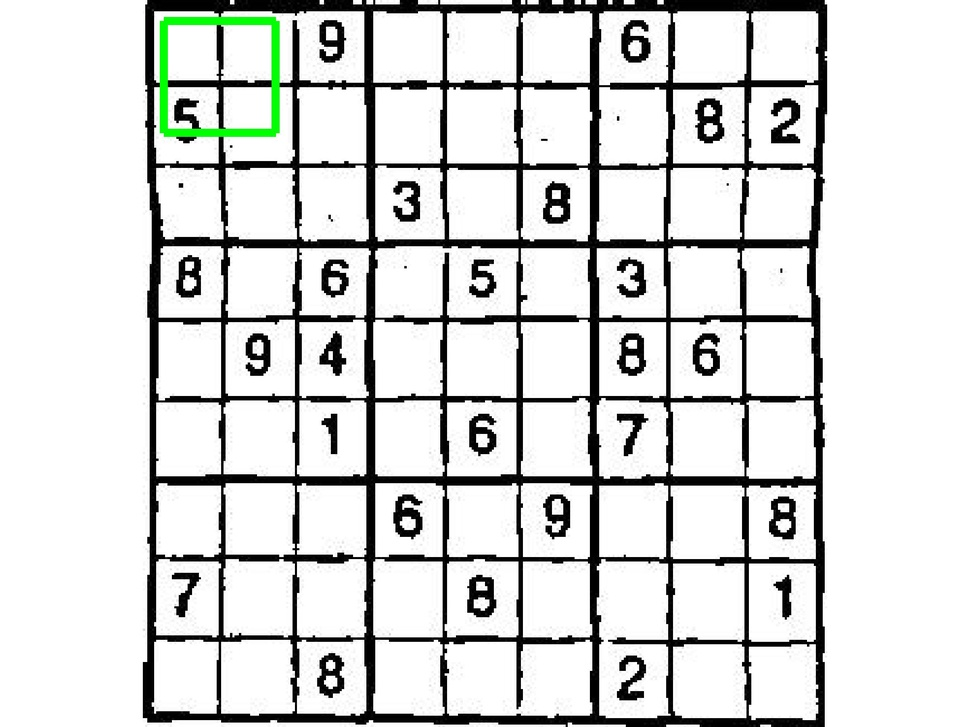
%> input picture code/extract_digits/test.jpg, 970 x 727 px, shrunk from 2404 x 1801 before the run
$ octave --eval "result = findsquare(rgb2gray(imread('../extract_digits/test.jpg')));"   (GNU Octave 9; MATLAB toolbox functions it lacks are replaced by stand-ins)
%> lines starting %> are read from the running program, lines starting %| are printed output that depends on the picture; in (x1, y1, x2, y2) boxes, pixels count from 0 and x2, y2 are one past the last pixel; in counts of white or black regions, pixels touching at a corner belong together; the program's own positions count from 1
function [output_img] = findsquare(bw)
%FINDSQUARE Summary of this function goes here
%   Detailed explanation goes here

% input is bw image through adaptive threshold

Ifill = imfill(~bw, 'holes');
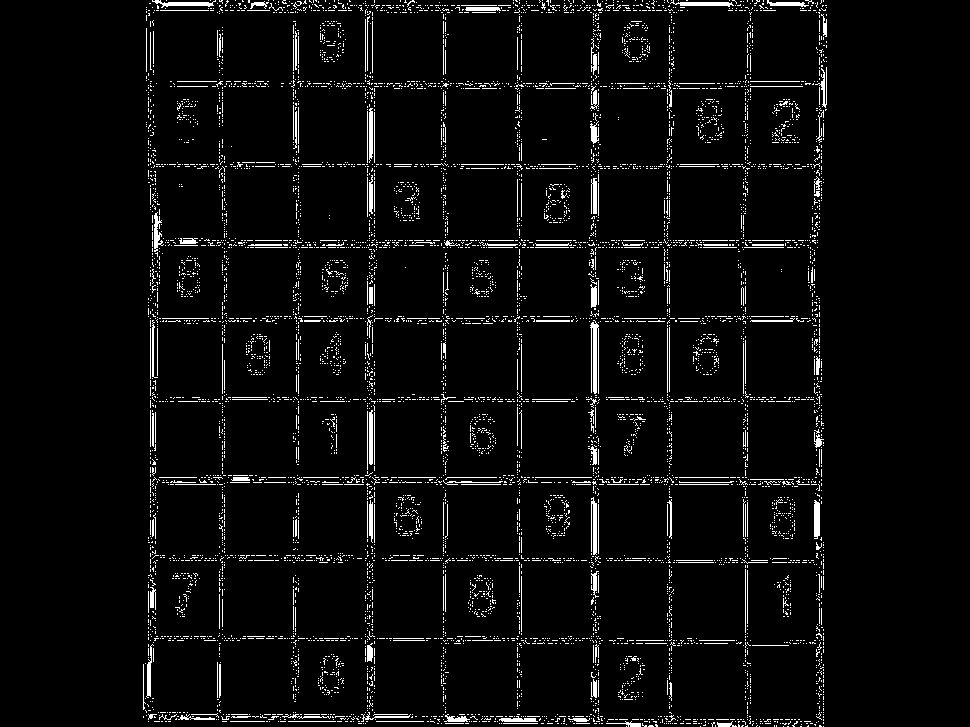
%> Ifill: size 727x970 logical; 4.4% white in thin lines or dots, all inside (x1, y1, x2, y2) = (143, 0, 827, 727)
Iarea = bwareaopen(Ifill, 100);
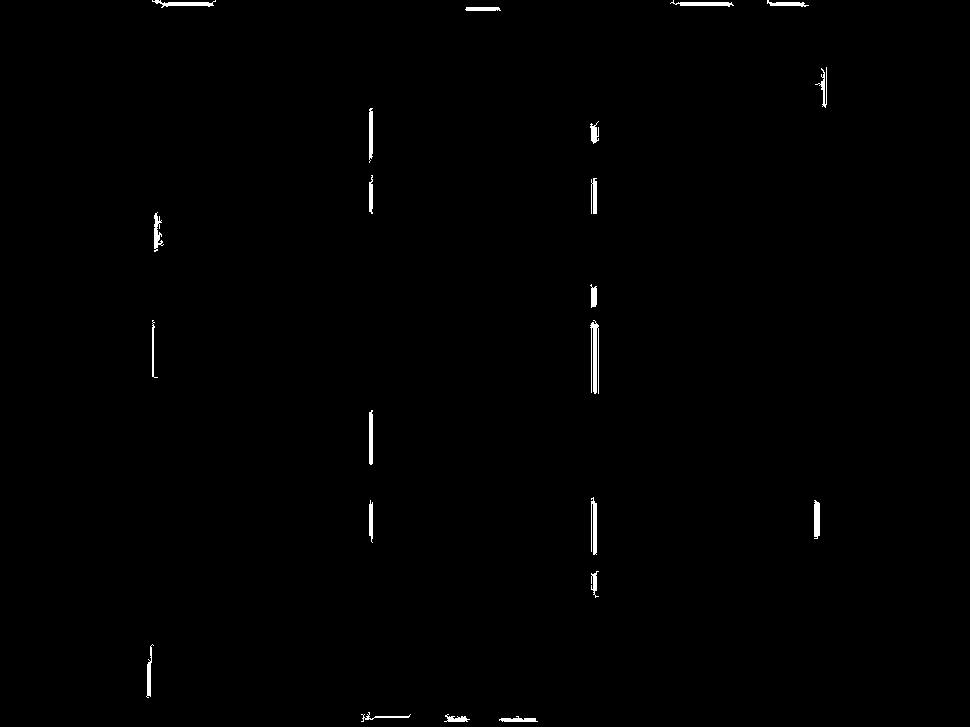
%> Iarea: size 727x970 logical; 0.55% white; 22 white regions
Ifinal = bwlabel(Iarea);
%> Ifinal: size 727x970 double; 23 distinct labels, from 0 to 22

stat = regionprops(Ifinal,'boundingbox');
%> stat = 22 regions; largest, box (x1, y1, x2, y2): (590, 320, 599, 394), (152, 0, 216, 8), (361, 712, 411, 722), (815, 67, 827, 108), (670, 0, 734, 7)

% find max bounding box
maxarea = 0;
maxsquare = 0;
for cnt = 1 : numel(stat)
    bb = stat(cnt).BoundingBox;
    area = bb(3) * bb(4);
    if area > maxarea
        maxarea = area;
        maxsquare = bb;
    end
end
%> this loop made 22 passes
%> (area, maxarea, maxsquare) on passes 1, 2, 15: (432, 432, [146.5 644.5 8 54]), (512, 512, [152.5 0.5 64 8]), (666, 666, [590.5 320.5 9 74])
%> (bb, area) on passes 3 to 8: ([152.5 320.5 6 58], 348), ([154.5 212.5 10 40], 400), ([361.5 712.5 50 10], 500), ([369.5 108.5 4 55], 220), ([369.5 175.5 4 39], 156), ([369.5 410.5 4 55], 220)
cropped_img = imcrop(bw, maxsquare);

figure('visible', 'off'), imshow(bw, 'Border', 'tight');
%> after `imshow(bw, 'Border', 'tight')`:
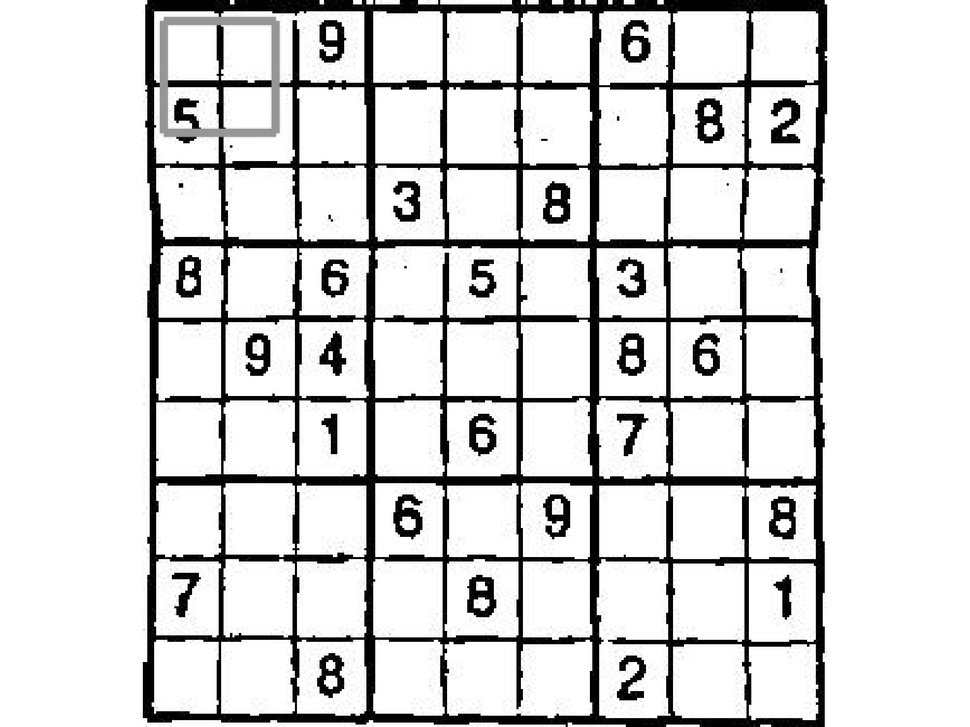
%> displayed picture: size 727x970, on the screen's scale of 0 to 255; min 0, max 255, mean 215.7
hold on;
rectangle('position',maxsquare,'edgecolor','r','linewidth',2);
hold off;
f = getframe(gca);
[X, map] = frame2im(f);
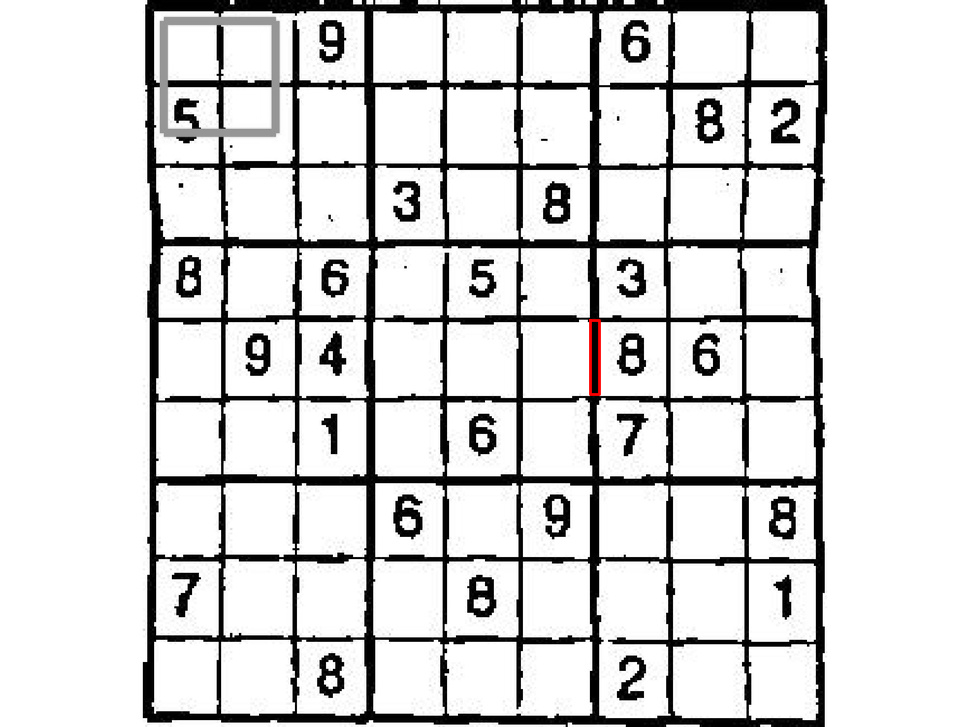
%> X: size 727x969x3 uint8; mean R, G, B 215.7, 215.5, 215.5
%> map = []
output_img = X;

output_img = cropped_img;
end
